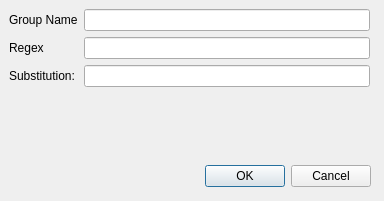
<?xml version="1.0" encoding="UTF-8"?>
<ui version="4.0">
 <class>RegexGroupSubstitutionDialog</class>
 <widget class="QDialog" name="RegexGroupSubstitutionDialog">
  <property name="geometry">
   <rect>
    <x>0</x>
    <y>0</y>
    <width>384</width>
    <height>201</height>
   </rect>
  </property>
  <property name="windowTitle">
   <string>New Substitution</string>
  </property>
  <widget class="QDialogButtonBox" name="buttonBox">
   <property name="geometry">
    <rect>
     <x>30</x>
     <y>160</y>
     <width>341</width>
     <height>32</height>
    </rect>
   </property>
   <property name="orientation">
    <enum>Qt::Horizontal</enum>
   </property>
   <property name="standardButtons">
    <set>QDialogButtonBox::Cancel|QDialogButtonBox::Ok</set>
   </property>
  </widget>
  <widget class="QWidget" name="formLayoutWidget">
   <property name="geometry">
    <rect>
     <x>9</x>
     <y>9</y>
     <width>361</width>
     <height>111</height>
    </rect>
   </property>
   <layout class="QFormLayout" name="formLayout">
    <property name="fieldGrowthPolicy">
     <enum>QFormLayout::AllNonFixedFieldsGrow</enum>
    </property>
    <item row="0" column="0">
     <widget class="QLabel" name="label_3">
      <property name="text">
       <string>Group Name</string>
      </property>
     </widget>
    </item>
    <item row="0" column="1">
     <widget class="QLineEdit" name="groupNameLineEdit"/>
    </item>
    <item row="1" column="0">
     <widget class="QLabel" name="label">
      <property name="text">
       <string>Regex</string>
      </property>
     </widget>
    </item>
    <item row="1" column="1">
     <widget class="QLineEdit" name="regexLineEdit"/>
    </item>
    <item row="2" column="0">
     <widget class="QLabel" name="label_2">
      <property name="text">
       <string>Substitution:</string>
      </property>
     </widget>
    </item>
    <item row="2" column="1">
     <widget class="QLineEdit" name="substitutionLineEdit"/>
    </item>
   </layout>
  </widget>
 </widget>
 <resources/>
 <connections>
  <connection>
   <sender>buttonBox</sender>
   <signal>accepted()</signal>
   <receiver>RegexGroupSubstitutionDialog</receiver>
   <slot>accept()</slot>
   <hints>
    <hint type="sourcelabel">
     <x>200</x>
     <y>255</y>
    </hint>
    <hint type="destinationlabel">
     <x>191</x>
     <y>147</y>
    </hint>
   </hints>
  </connection>
  <connection>
   <sender>buttonBox</sender>
   <signal>rejected()</signal>
   <receiver>RegexGroupSubstitutionDialog</receiver>
   <slot>reject()</slot>
   <hints>
    <hint type="sourcelabel">
     <x>200</x>
     <y>255</y>
    </hint>
    <hint type="destinationlabel">
     <x>191</x>
     <y>147</y>
    </hint>
   </hints>
  </connection>
 </connections>
</ui>
